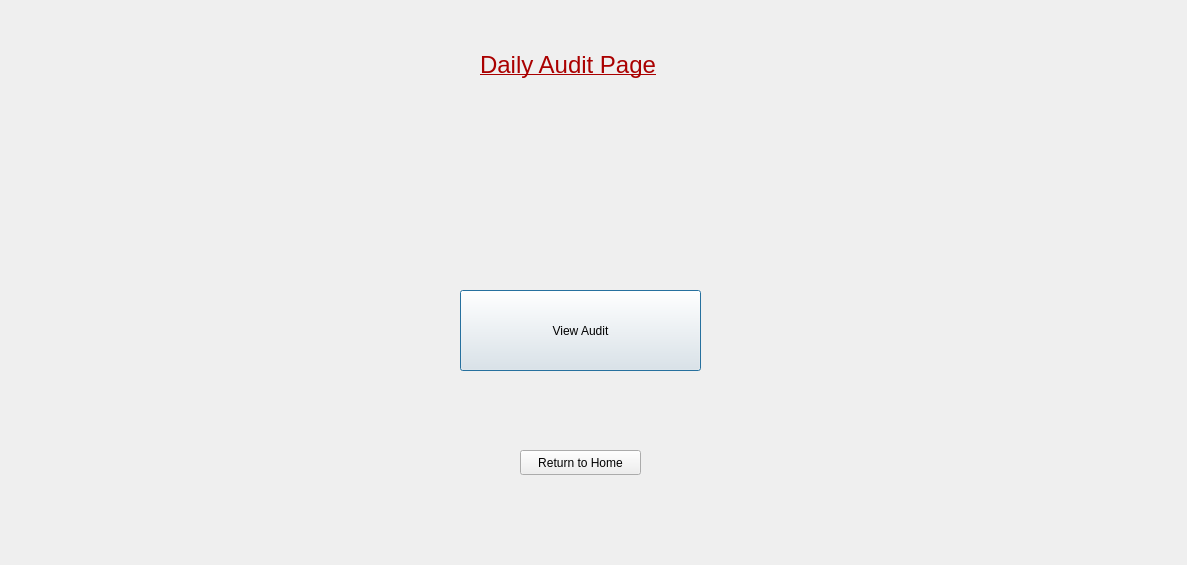
<?xml version="1.0" encoding="UTF-8"?>
<ui version="4.0">
 <class>DailyAudit</class>
 <widget class="QDialog" name="DailyAudit">
  <property name="geometry">
   <rect>
    <x>0</x>
    <y>0</y>
    <width>1187</width>
    <height>565</height>
   </rect>
  </property>
  <property name="windowTitle">
   <string>Dialog</string>
  </property>
  <widget class="QLabel" name="auditPageLabel">
   <property name="geometry">
    <rect>
     <x>480</x>
     <y>30</y>
     <width>261</width>
     <height>71</height>
    </rect>
   </property>
   <property name="text">
    <string>&lt;html&gt;&lt;head/&gt;&lt;body&gt;&lt;p&gt;&lt;span style=&quot; font-size:18pt; text-decoration: underline; color:#aa0000;&quot;&gt;Daily Audit Page&lt;/span&gt;&lt;/p&gt;&lt;/body&gt;&lt;/html&gt;</string>
   </property>
  </widget>
  <widget class="QPushButton" name="viewAuditButton">
   <property name="geometry">
    <rect>
     <x>460</x>
     <y>290</y>
     <width>241</width>
     <height>81</height>
    </rect>
   </property>
   <property name="text">
    <string>View Audit</string>
   </property>
  </widget>
  <widget class="QPushButton" name="returnButton">
   <property name="geometry">
    <rect>
     <x>520</x>
     <y>450</y>
     <width>121</width>
     <height>25</height>
    </rect>
   </property>
   <property name="text">
    <string>Return to Home</string>
   </property>
  </widget>
 </widget>
 <resources/>
 <connections/>
</ui>
